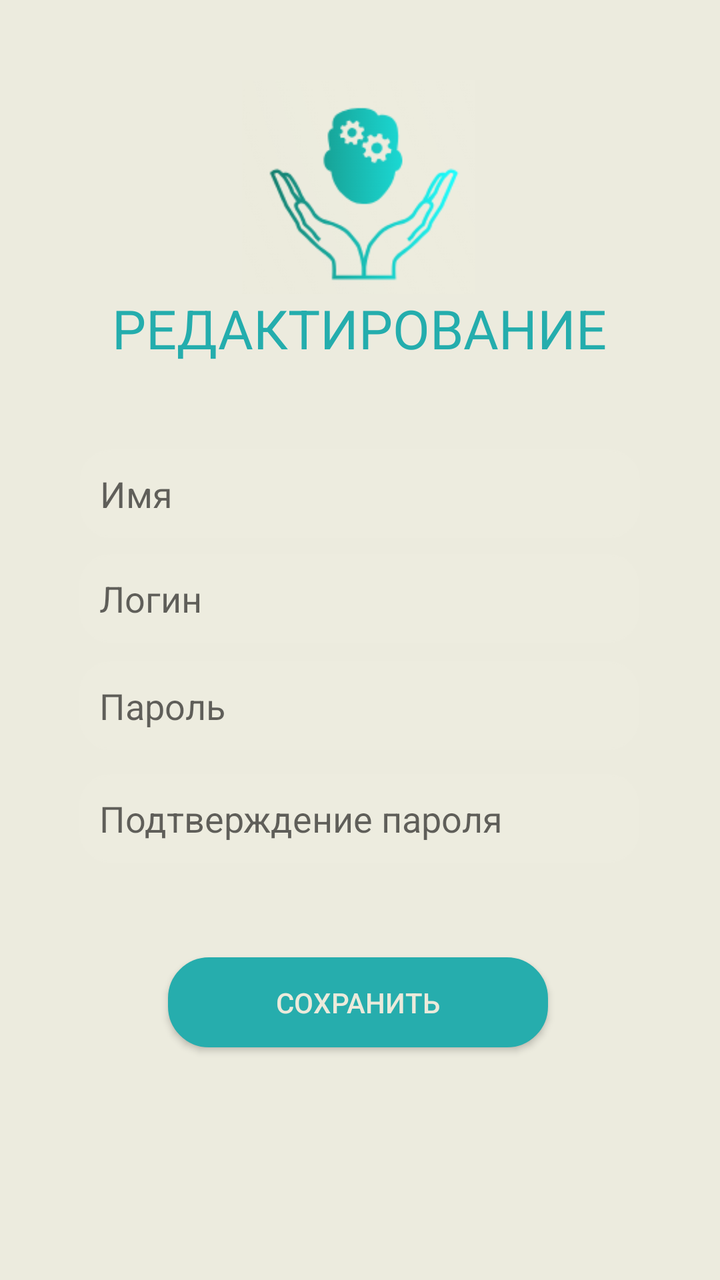
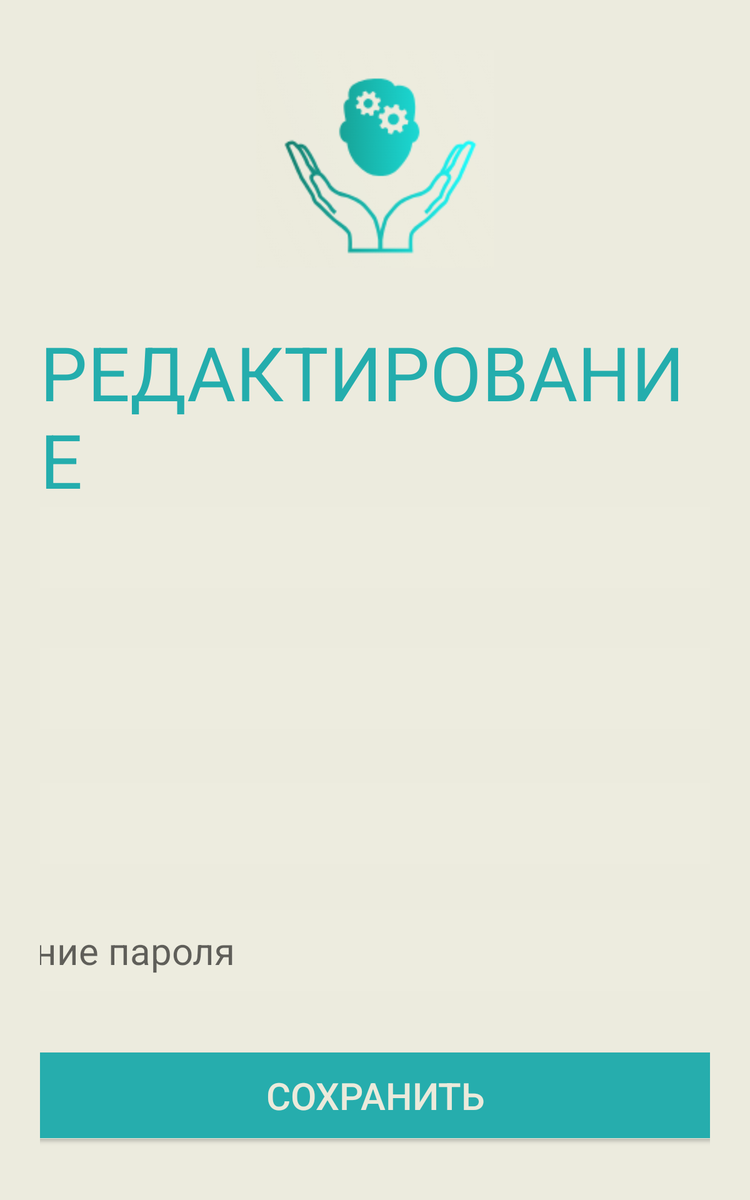

One screen, two layout resources from the same app: the default and the repository's alternative for another configuration. Each is rendered where Android would select it; the XML of both is given below.
<!-- AndroidManifest.xml: application theme Theme.EmoMind -->
<!-- res/layout/activity_redactor_profile.xml -->
<?xml version="1.0" encoding="utf-8"?>
<androidx.constraintlayout.widget.ConstraintLayout xmlns:android="http://schemas.android.com/apk/res/android"
    xmlns:app="http://schemas.android.com/apk/res-auto"
    xmlns:tools="http://schemas.android.com/tools"
    android:layout_width="match_parent"
    android:layout_height="match_parent"
    android:background="#ECEBDE"
    android:padding="16dp">

    <TextView
        android:id="@+id/textViewRegister"
        android:layout_width="wrap_content"
        android:layout_height="wrap_content"
        android:text="@string/editing"
        android:textColor="#24ADAD"
        android:textSize="27sp"
        android:textStyle="normal"
        app:layout_constraintBottom_toBottomOf="parent"
        app:layout_constraintEnd_toEndOf="parent"
        app:layout_constraintHorizontal_bias="0.496"
        app:layout_constraintStart_toStartOf="parent"
        app:layout_constraintTop_toTopOf="parent"
        app:layout_constraintVertical_bias="0.227"
        tools:ignore="MissingClass" />

    <EditText
        android:id="@+id/editTextName"
        android:layout_width="280dp"
        android:layout_height="wrap_content"
        android:background="@drawable/custom_edittext_shape"
        android:hint="@string/name_hint"
        android:inputType="text"
        android:padding="10dp"
        app:layout_constraintBottom_toBottomOf="parent"
        app:layout_constraintEnd_toEndOf="parent"
        app:layout_constraintStart_toStartOf="parent"
        app:layout_constraintTop_toTopOf="parent"
        app:layout_constraintVertical_bias="0.37" />

    <EditText
        android:id="@+id/editTextText"
        android:layout_width="280dp"
        android:layout_height="wrap_content"
        android:background="@drawable/custom_edittext_shape"
        android:hint="@string/login_hint"
        android:inputType="text"
        android:padding="10dp"
        app:layout_constraintBottom_toBottomOf="parent"
        app:layout_constraintEnd_toEndOf="parent"
        app:layout_constraintHorizontal_bias="0.49"
        app:layout_constraintStart_toStartOf="parent"
        app:layout_constraintTop_toTopOf="parent"
        app:layout_constraintVertical_bias="0.463" />

    <EditText
        android:id="@+id/editTextPassword"
        android:layout_width="280dp"
        android:layout_height="wrap_content"
        android:background="@drawable/custom_edittext_shape"
        android:hint="@string/password_hint"
        android:inputType="numberPassword"
        android:padding="10dp"
        app:layout_constraintBottom_toBottomOf="parent"
        app:layout_constraintEnd_toEndOf="parent"
        app:layout_constraintHorizontal_bias="0.49"
        app:layout_constraintStart_toStartOf="parent"
        app:layout_constraintTop_toTopOf="parent"
        app:layout_constraintVertical_bias="0.558" />

    <Button
        android:id="@+id/buttonCreateAccount"
        android:layout_width="190dp"
        android:layout_height="45dp"
        android:layout_marginTop="200dp"
        android:background="@drawable/custom_button_shape"
        android:padding="12dp"
        android:text="@string/save"
        android:textColor="#EBEADB"
        app:layout_constraintBottom_toBottomOf="parent"
        app:layout_constraintEnd_toEndOf="parent"
        app:layout_constraintHorizontal_bias="0.492"
        app:layout_constraintStart_toStartOf="parent"
        app:layout_constraintTop_toTopOf="parent"
        app:layout_constraintVertical_bias="0.724" />

    <EditText
        android:id="@+id/editTextConfirmPassword"
        android:layout_width="280dp"
        android:layout_height="wrap_content"
        android:background="@drawable/custom_edittext_shape"
        android:hint="@string/confirm_password_hint"
        android:inputType="numberPassword"
        android:padding="10dp"
        app:layout_constraintBottom_toBottomOf="parent"
        app:layout_constraintEnd_toEndOf="parent"
        app:layout_constraintHorizontal_bias="0.49"
        app:layout_constraintStart_toStartOf="parent"
        app:layout_constraintTop_toTopOf="parent"
        app:layout_constraintVertical_bias="0.658" />

    <ImageView
        android:id="@+id/imageView2"
        android:layout_width="132dp"
        android:layout_height="107dp"
        android:src="@drawable/image_2024_09_21_13_00_45"
        app:layout_constraintBottom_toBottomOf="parent"
        app:layout_constraintEnd_toEndOf="parent"
        app:layout_constraintHorizontal_bias="0.497"
        app:layout_constraintStart_toStartOf="parent"
        app:layout_constraintTop_toTopOf="parent"
        app:layout_constraintVertical_bias="0.048" />

</androidx.constraintlayout.widget.ConstraintLayout>
<!-- resources referenced by this layout -->
<resources>
  <!-- drawable custom_button_shape (drawable) -->
  <?xml version="1.0" encoding="utf-8"?>
  <shape xmlns:android="http://schemas.android.com/apk/res/android"
      android:shape="rectangle">
      <corners android:radius="20dp"/>
      <stroke
          android:width="1dp"
          android:color="#26ADAD"/>
      <solid android:color="#26ADAD"/>
  </shape>
  <!-- drawable custom_edittext_shape (drawable) -->
  <?xml version="1.0" encoding="utf-8"?>
  <shape xmlns:android="http://schemas.android.com/apk/res/android"
      android:shape="rectangle">
      <corners android:radius="15dp"/>
      <stroke
          android:width="1dp"
          android:color="#EDECDF"/>
      <solid android:color="#EDECDF"/>
  </shape>
  <!-- drawable image_2024_09_21_13_00_45: png bitmap (drawable, 13792 bytes) -->
  <string name="confirm_password_hint" translatable="true">Подтверждение пароля</string>
  <string name="editing" translatable="false">РЕДАКТИРОВАНИЕ</string>
  <string name="login_hint" translatable="true">Логин</string>
  <string name="name_hint" translatable="true">Имя</string>
  <string name="password_hint" translatable="true">Пароль</string>
  <string name="save" translatable="true">Сохранить</string>
  <style name="Theme.EmoMind" parent="Theme.AppCompat.Light.NoActionBar">
      </style>
</resources>
<!-- res/layout-large/activity_redactor_profile.xml (the repository's variant of the layout above) -->
<!-- drawn on a 7-inch tablet held upright -->
<?xml version="1.0" encoding="utf-8"?>
<androidx.constraintlayout.widget.ConstraintLayout xmlns:android="http://schemas.android.com/apk/res/android"
    xmlns:app="http://schemas.android.com/apk/res-auto"
    xmlns:tools="http://schemas.android.com/tools"
    android:layout_width="match_parent"
    android:layout_height="match_parent"
    android:background="#ECEBDE"
    android:padding="32dp">

    <TextView
        android:id="@+id/textViewRegister"
        android:layout_width="wrap_content"
        android:layout_height="wrap_content"
        android:text="@string/editing"
        android:textColor="#24ADAD"
        android:textSize="60sp"
        app:layout_constraintBottom_toBottomOf="parent"
        app:layout_constraintEnd_toEndOf="parent"
        app:layout_constraintStart_toStartOf="parent"
        app:layout_constraintTop_toTopOf="parent"
        app:layout_constraintVertical_bias="0.302" />

    <EditText
        android:id="@+id/editTextConfirmPassword"
        android:layout_width="900dp"
        android:layout_height="wrap_content"
        android:background="@drawable/custom_edittext_shape"
        android:hint="@string/confirm_password_hint"
        android:inputType="textPassword"
        android:padding="12dp"
        android:textSize="30sp"
        app:layout_constraintBottom_toBottomOf="parent"
        app:layout_constraintEnd_toEndOf="parent"
        app:layout_constraintHorizontal_bias="0.531"
        app:layout_constraintStart_toStartOf="parent"
        app:layout_constraintTop_toTopOf="parent"
        app:layout_constraintVertical_bias="0.837" />

    <EditText
        android:id="@+id/editTextName"
        android:layout_width="900dp"
        android:layout_height="wrap_content"
        android:background="@drawable/custom_edittext_shape"
        android:hint="@string/name_hint"
        android:inputType="text"
        android:padding="12dp"
        android:textSize="30sp"
        app:layout_constraintBottom_toBottomOf="parent"
        app:layout_constraintEnd_toEndOf="parent"
        app:layout_constraintHorizontal_bias="0.531"
        app:layout_constraintStart_toStartOf="parent"
        app:layout_constraintTop_toTopOf="parent"
        app:layout_constraintVertical_bias="0.45" />

    <EditText
        android:id="@+id/editTextPassword"
        android:layout_width="900dp"
        android:layout_height="wrap_content"
        android:background="@drawable/custom_edittext_shape"
        android:hint="@string/password_hint"
        android:inputType="textPassword"
        android:padding="12dp"
        android:textSize="30sp"
        app:layout_constraintBottom_toBottomOf="parent"
        app:layout_constraintEnd_toEndOf="parent"
        app:layout_constraintHorizontal_bias="0.531"
        app:layout_constraintStart_toStartOf="parent"
        app:layout_constraintTop_toTopOf="parent"
        app:layout_constraintVertical_bias="0.715" />

    <EditText
        android:id="@+id/editTextText"
        android:layout_width="900dp"
        android:layout_height="wrap_content"
        android:background="@drawable/custom_edittext_shape"
        android:hint="@string/login_hint"
        android:inputType="text"
        android:padding="12dp"
        android:textSize="30sp"
        app:layout_constraintBottom_toBottomOf="parent"
        app:layout_constraintEnd_toEndOf="parent"
        app:layout_constraintHorizontal_bias="0.531"
        app:layout_constraintStart_toStartOf="parent"
        app:layout_constraintTop_toTopOf="parent"
        app:layout_constraintVertical_bias="0.585" />

    <Button
        android:id="@+id/buttonCreateAccount"
        android:layout_width="800dp"
        android:layout_height="wrap_content"
        android:layout_marginTop="200dp"
        android:background="@drawable/custom_button_shape"
        android:padding="14dp"
        android:text="@string/save"
        android:textColor="#EBEADB"
        android:textSize="30sp"
        app:layout_constraintBottom_toBottomOf="parent"
        app:layout_constraintEnd_toEndOf="parent"
        app:layout_constraintStart_toStartOf="parent"
        app:layout_constraintTop_toTopOf="parent"
        app:layout_constraintVertical_bias="0.972" />

    <ImageView
        android:id="@+id/imageView2"
        android:layout_width="190dp"
        android:layout_height="190dp"
        android:src="@drawable/image_2024_09_21_13_00_45"
        app:layout_constraintBottom_toBottomOf="parent"
        app:layout_constraintEnd_toEndOf="parent"
        app:layout_constraintStart_toStartOf="parent"
        app:layout_constraintTop_toTopOf="parent"
        app:layout_constraintVertical_bias="0.0" />

</androidx.constraintlayout.widget.ConstraintLayout>
